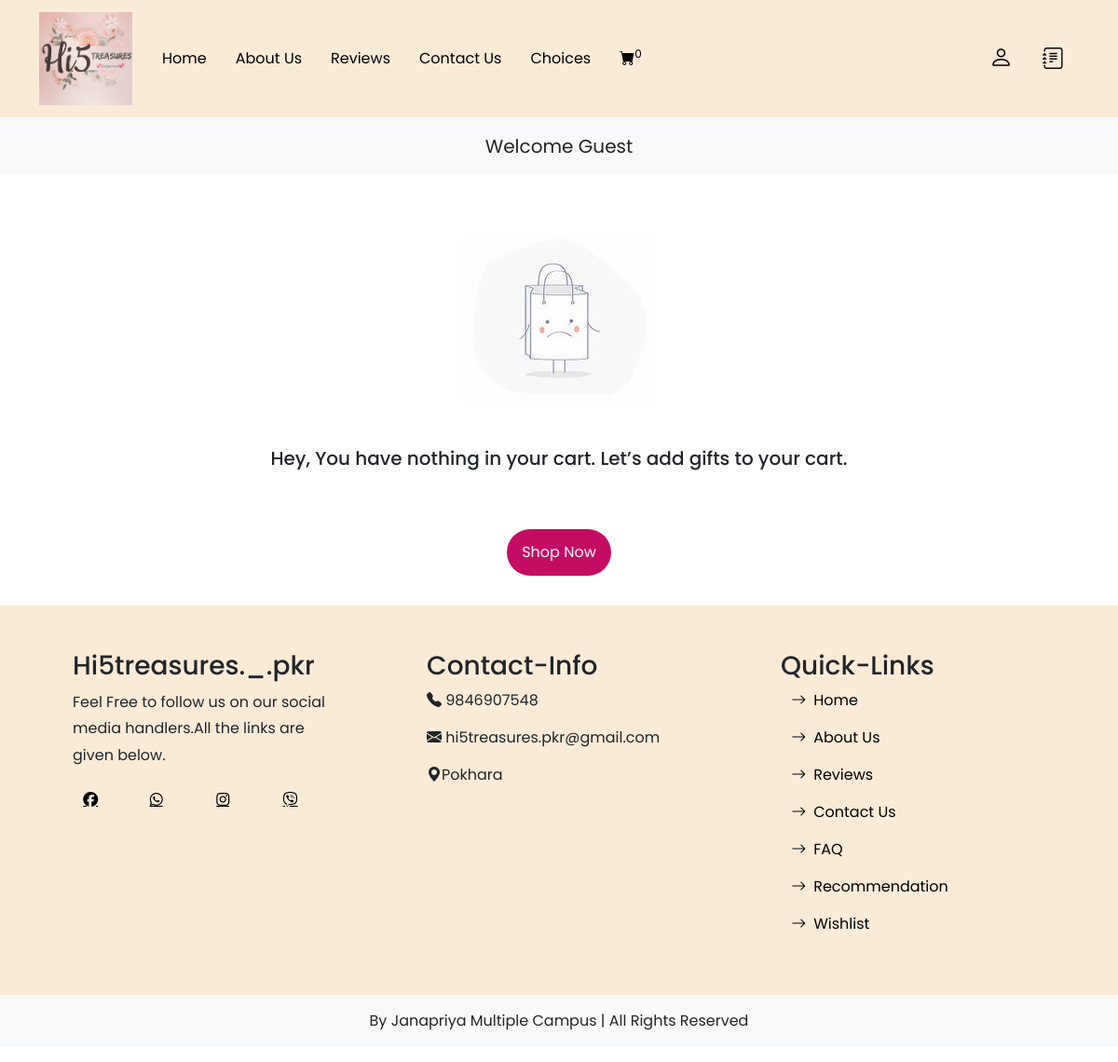
The app's page /cart.php with its own data.
### tables this page shows
CREATE TABLE `about_us` (
  `about_id` int(11) NOT NULL,
  `company_name` varchar(255) NOT NULL,
  `company_logo` varchar(255) NOT NULL,
  `about_us` mediumtext NOT NULL,
  `location` varchar(100) NOT NULL,
  `email` varchar(100) NOT NULL,
  `phone` varchar(15) NOT NULL,
  `insta_link` varchar(255) NOT NULL,
  `fb_link` varchar(255) NOT NULL,
  `viber_link` varchar(255) NOT NULL,
  `whatsapp_link` varchar(255) NOT NULL,
  `extra_info` mediumtext NOT NULL,
  `motto` varchar(100) NOT NULL
);

### include_aboutus.php (called while the page is built, shortened)
<?php
include('includes/connect.php');
$select_query = mysqli_query($con, "Select * from about_us");
$result = mysqli_fetch_assoc($select_query);
$company_name = $result['company_name'];
$logo = $result['company_logo'];
$contact = $result['phone'];
$address = $result['location'];
$email = $result['email'];
$fb_link = $result['fb_link'];
$whatsapp_link = $result['whatsapp_link'];
$viber_link = $result['viber_link'];
$insta_link = $result['insta_link'];
?>

### cart.php (the view, shortened to what this page needs)
<?php
include('includes/connect.php');
include('functions/common_functions.php');
include('include_aboutus.php');
?>
<!DOCTYPE html>
<html lang="en">
<head>
  <link href="https://cdn.jsdelivr.net/npm/bootstrap@5.0.2/dist/css/bootstrap.min.css" rel="stylesheet">
  <link rel="stylesheet" href="https://cdn.jsdelivr.net/npm/bootstrap-icons@1.11.2/font/bootstrap-icons.min.css">
  <link href="css/style.css" rel="stylesheet">
</head>
<body>
  <nav class="navbar navbar-expand-lg bg-body-tertiary">
    <div class="container">
      <?php
      echo "<a class='navbar-brand' href='home.php'>
      <img src='admin_area/admin_images/$logo' alt='Company Logo' width='100' height='100'></a>";
      ?>
      <div class="collapse navbar-collapse" id="navbarSupportedContent">
        <ul class="navbar-nav me-auto mb-2 mb-lg-0">
          <li class="nav-item ps-2">
            <a class="nav-link active" aria-current="page" href="home.php">Home</a>
          </li>
          <li class="nav-item">
            <a class="nav-link" href="aboutus.php">About Us</a>
          </li>
          <li class="nav-item">
            <a class="nav-link" href="reviews.php">Reviews</a>
          </li>
          <li class="nav-item">
            <a class="nav-link" href="contact.php">Contact Us</a>
          </li>
          <li class="nav-item">
            <a class="nav-link" href="recommendation.php">Choices</a>
          </li>
          <li class="nav-item">
            <a class="nav-link" href="cart.php"><i class="bi bi-cart-fill"></i><sup><?php cart_item(); ?></sup></a>
          </li>
        </ul>
        <?php
        if (!isset($_SESSION['username'])) {
          echo "<a class='nav-link text-dark' href='./users_area/user_login.php'>
        <i class='bi bi-person'></i></a>";
          echo "<a class='nav-link text-dark ' href='./users_area/user_registration.php'>
        <i class='bi bi-journal-text'></i></a>";
        } else {
          echo "<a class='nav-link text-dark' href='./users_area/logout.php'>
        <i class='bi bi-box-arrow-in-right'></i></a>";
          echo "<a class='nav-link text-dark ' href='./users_area/profile.php'>
        <i class='bi bi-person'></i></a>";
        }
        ?>
      </div>
    </div>
  </nav>
  <nav class="navbar-light bg-light">
    <div class="container">
      <div class="navbar1">
        <p class="text-center fs-5 p-2">
          <?php
          if (!isset($_SESSION['username'])) {
            echo "<a class='nav-link text-dark' href='users_area/profile.php'>Welcome Guest</a>";
          } else {
            echo "<a class='nav-link text-dark' href='users_area/profile.php'>Welcome " . $_SESSION['username'] . "</a>";
          }
          ?>
        </p>
      </div>
    </div>
  </nav>
  <div class="container">
    <div class="row">
      <div class="col-xl-12 col-sm-12 col-lg-12 col-md-12 col-12">
        <form action="" method="post">
          <div class="table-responsive">
            <table class="table border border-dark my-3 text-center">
              <tbody>
                <?php
                $get_ip_address = getIPAddress();
                $total_price = 0;
                $cart_query = "SELECT * FROM `cart_details` WHERE ip_address='$get_ip_address'";
                $result = mysqli_query($con, $cart_query);
                $result_count = mysqli_num_rows($result);
                if ($result_count > 0) {
                  echo "<thead>
        <tr>
        <th>Product Title</th>
        <th>Product Image</th>
        <th>Quantity</th>
        <th>Product Price</th>
        <th>Remove</th>
        <th colspan='2'>Operations</th>
        </tr>
    </thead>";
                  while ($row = mysqli_fetch_array($result)) {
                    $product_id = $row['product_id'];
                    $select_products = "SELECT * FROM products WHERE product_id='$product_id'";
                    $result_products = mysqli_query($con, $select_products);
                    while ($row_product_price = mysqli_fetch_array($result_products)) {
                      $product_price = $row_product_price['product_price'];
                      $product_title = $row_product_price['product_title'];
                      $product_image1 = $row_product_price['product_image1'];
                      $product_quantity = $row['quantity'];
                      $total_product_price = $product_price * $product_quantity;
                      $total_price += $total_product_price;
                ?>
                      <tr>
                        <td><?php echo $product_title; ?></td>
                        <td><img src="./admin_area/product_images/<?php echo $product_image1; ?>" alt="<?php echo $product_title; ?>" height="100" width="100" style="object-fit: contain;"></td>
                        <td><input type="number" name="quantity[<?php echo $product_id; ?>]" class="form-input w-50" value="<?php echo $product_quantity; ?>"></td>
                        <td><?php echo $product_price . '/-'; ?></td>
                        <td><input type="checkbox" name="removeitem[]" value="<?php echo $product_id; ?>"></td>
                        <td>
                          <input type="submit" value="Update" class="mbtn5 px-2 mx-1 my-1" name="update_cart">
                          <input type="submit" value="Remove" class="mbtn5 px-2 mx-1 my-1" name="remove_cart">
                        </td>
                      </tr>
                <?php
                    }
                  }
                } else {
                  echo "<div width='300px' class='text-center my-5'><img src='images/cart.jpg'></div>";
                  echo "<h5 class='text-center'>Hey, You have nothing in your cart. Let’s add gifts to your cart.</h5>";
                }
                ?>
              </tbody>
            </table>
          </div>
          <div class="m-3">
            <?php
            $get_ip_address = getIPAddress();
            $cart_query = "Select * from `cart_details` where ip_address='$get_ip_address'";
            $result = mysqli_query($con, $cart_query);
            $result_count = mysqli_num_rows($result);
            if ($result_count > 0) {
              echo "<h4 class='px-3'>SubTotal: <strong>$total_price/-</strong></h4>
                        <input type='submit' value='Continue Shopping' class='mbtn5 mx-1 my-1' name='continue_shopping'>
                        <button class='mbtn5 mx-1 my-1'><a href='./users_area/checkout.php' value='Checkout' class='text-light text-decoration-none'>Checkout</a></button>
                        <input type='submit' value='Delete ALL' class='mbtn5 mx-1 my-1' name='delete_all'>";
            } else {
              echo "<div class='container d-flex justify-content-center'><input type='submit' value='Shop Now' class='mbtn5 px-3 mx-1 my-3' name='continue_shopping'></div>";
            }
            ?>
          </div>
      </div>
    </div>
  </div>
</body>
</html>
<?php
include('footer.php');
?>

### footer.php (shortened to what this page needs)
<?php
include('includes/connect.php');
include('include_aboutus.php');
?>
<!DOCTYPE html>
<html lang="en">
<head>
  <link href="https://cdn.jsdelivr.net/npm/bootstrap@5.0.2/dist/css/bootstrap.min.css" rel="stylesheet">
  <link rel="stylesheet" href="https://cdn.jsdelivr.net/npm/bootstrap-icons@1.11.2/font/bootstrap-icons.min.css">
  <link rel="stylesheet" href="https://cdnjs.cloudflare.com/ajax/libs/font-awesome/6.5.2/css/all.min.css" />
  <link href="css/style.css" rel="stylesheet">
</head>
<body>
  <footer class="contact">
    <div class="container">
      <div class="row">
        <div class="col-lg-4 col-lg-4 col-md-12 col-sm-12 p-5 ">
          <div class="social-media ">
            <h3><?php echo $company_name; ?></h3>
            <p style="line-height: 1.8;">Feel Free to follow us on our social media handlers.All the links are given
              below.</p>
            <div class="socio ">
              <a href="<?php echo $fb_link; ?>" class="fa-brands fa-facebook h-50"></a>
              <a href="<?php echo $whatsapp_link; ?>" class="fa-brands fa-whatsapp h-50"></a>
              <a href="<?php echo $insta_link; ?>" class="fa-brands fa-instagram h-50"></a>
              <a href="<?php echo $viber_link; ?>" class="fa-brands fa-viber h-50"></a>
            </div>
          </div>
        </div>
        <div class="Contact-info col-lg-4 col-md-12 col-sm-12 p-5">
          <h3>Contact-Info</h3>
          <p>
            </h1><i class="bi bi-telephone-fill"></i> <?php echo $contact; ?></p>
          <p><i class="bi bi-envelope-fill"></i> <?php echo $email; ?></p>
          <p><i class="bi bi-geo-alt-fill"></i><?php echo $address; ?></p>
        </div>
         <div class="quick-links col-lg-4 col-md-12 col-sm-12  p-5">
          <h3>Quick-Links</h3>
          <p><a href="home.php" class="text-decoration-none"><i class="bi bi-arrow-right pe-2"></i>Home</a></p>
          <p><a href="aboutus.php" class="text-decoration-none"><i class="bi bi-arrow-right pe-2"></i>About Us</a></p>
          <p><a href="reviews.php" class="text-decoration-none"><i class="bi bi-arrow-right pe-2"></i>Reviews</a></p>
          <p><a href="contact.php" class="text-decoration-none"><i class="bi bi-arrow-right pe-2"></i>Contact Us</a></p>
          <p><a href="faq_display.php" class="text-decoration-none"><i class="bi bi-arrow-right pe-2"></i>FAQ</a></p>
          <p><a href="recommendation.php" class="text-decoration-none"><i class="bi bi-arrow-right pe-2"></i>Recommendation</a></p>
          <p><a href="wishlist.php" class="text-decoration-none"><i class="bi bi-arrow-right pe-2"></i>Wishlist</a></p>
        </div>
      </div>
    </div>
    <p class="text-center bg-light py-3"><a href="https://github.com/krishnaluharuka/Hi5treasures._.pkr" class="text-decoration-none text-dark"> By Janapriya Multiple Campus | All Rights Reserved</a></p>
  </footer>
</body>
</html>

### css/style.css (style rules this page uses)
* { padding: 0; margin: 0; box-sizing: border-box; font-family: 'Poppins', sans-serif; }
.navbar { background-color: antiquewhite; }
.nav-item a { text-decoration: none; color: black; font-weight: 400; text-transform: capitalize; margin-right: 15px; transition: all 0.4s; padding: 10px; }
.bi-person { font-size: 25px; color: black; cursor: pointer; padding-top: 5px; transition: all 0.4s; }
.contact { background: antiquewhite; background-size: cover; width: 100%; }
.contact .container .row a { color: black; padding: .5rem; height: 4rem; width: 4rem; border: 0px solid black; border-radius: .5rem; font-size: 1rem; margin-left: .2rem; }

### cart.php (style rules this page uses)
.bi-journal-text { font-size: 23px; color: black; cursor: pointer; padding-top: 5px; transition: all 0.4s; }
.mbtn5 { height: 50px; outline: none; border: none; padding-right: 25px; padding-left: 25px; margin: auto; color: white; background: rgb(197, 12, 99); border-radius: 50px; transition: all 0.4s; }
img { opacity: 0.8; }

### records on screen
about_us: company_logo (picture), company_name "Hi5treasures._.pkr", phone "9846907548", email "hi5treasures.pkr@gmail.com", location "Pokhara"

### other values on screen
$count_cart_items "0"
